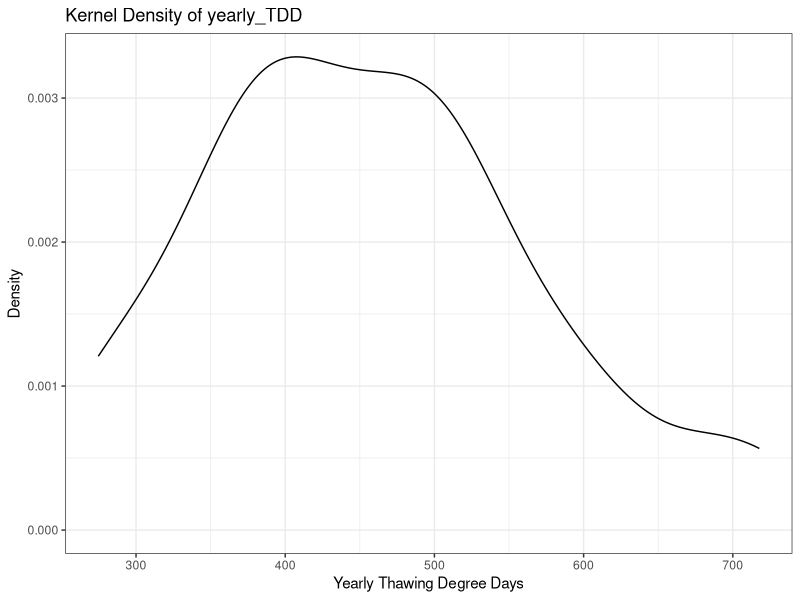
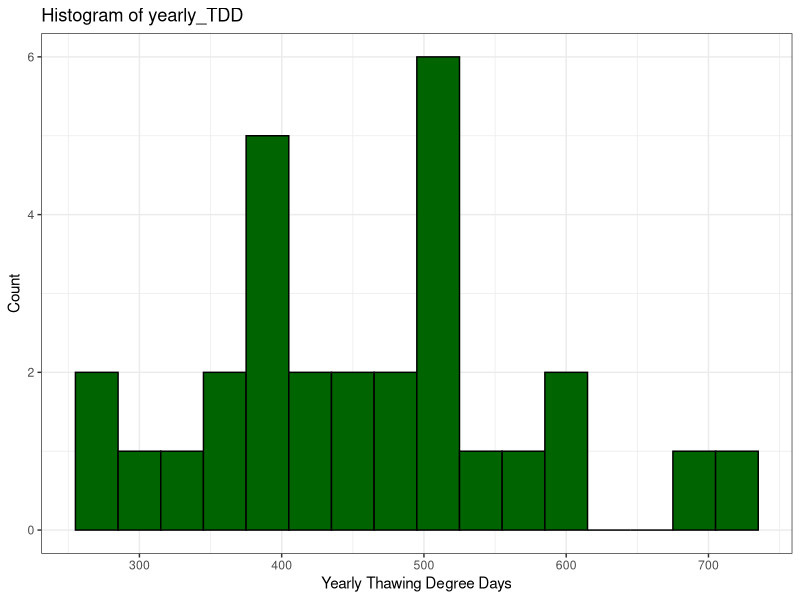
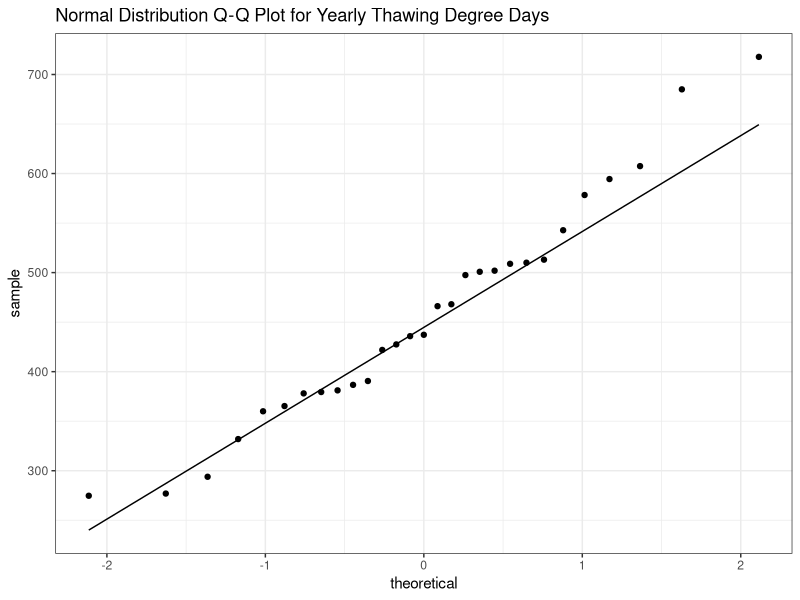
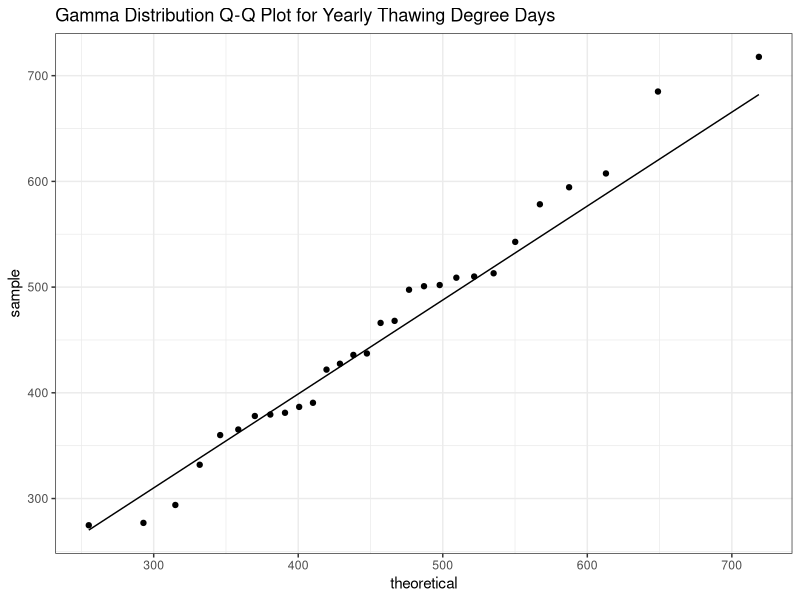
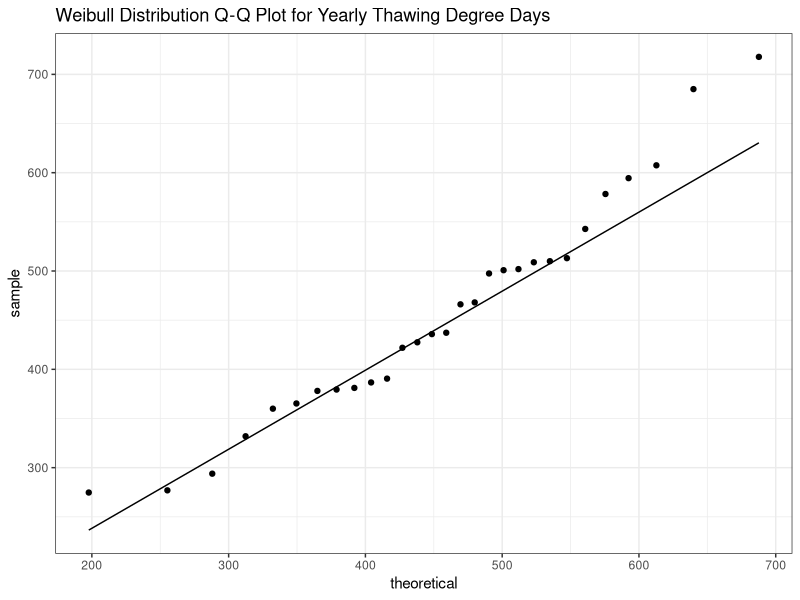
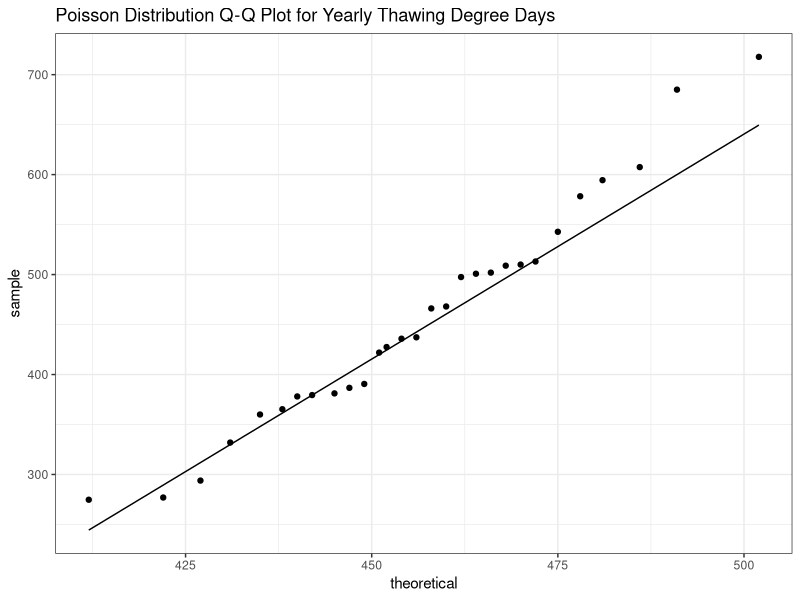
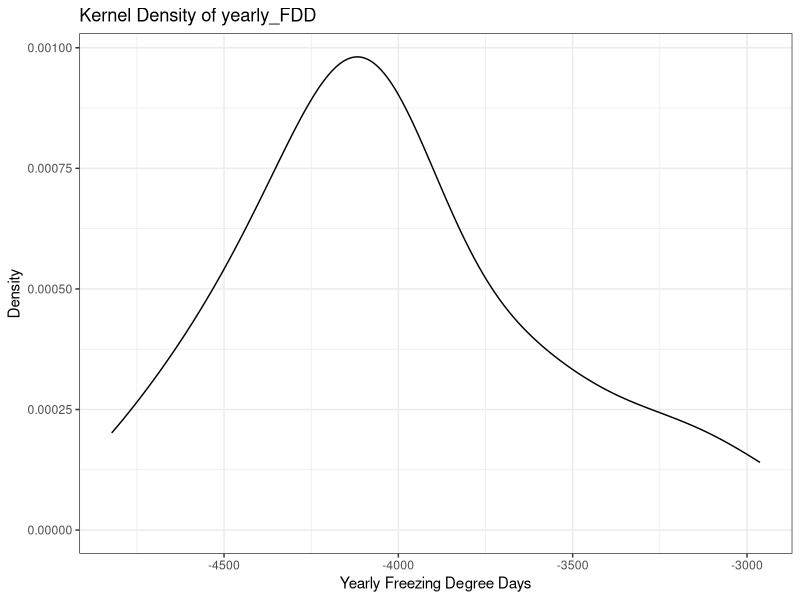
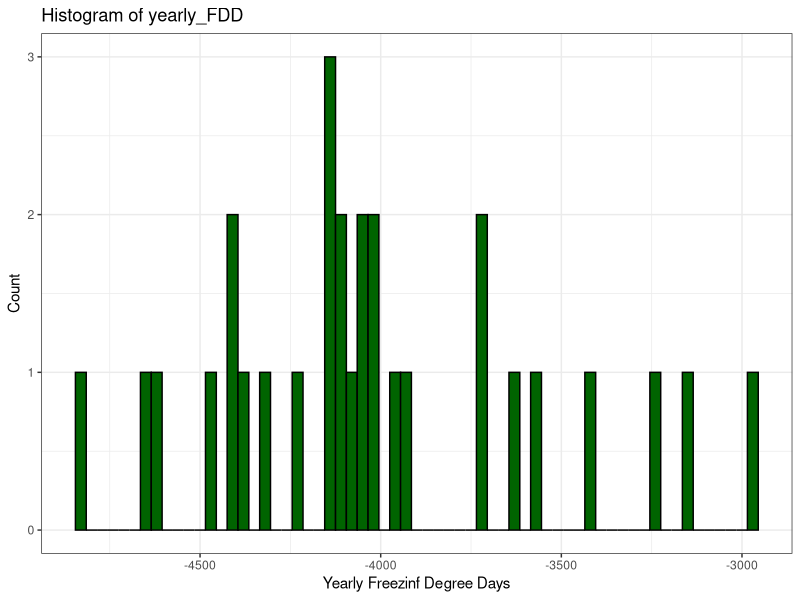

These charts were generated, in order, by the following R code:
## ---- chunk 1
#| message: false
#| warning: false
#| echo: true
#| results: "hide"
library(knitr)
library(scales)
library(tidyverse)
library(ggplot2)
library(MASS, quietly = TRUE)

# maybe include other libraries:
# library(tidymodels)

# set up default plotting format for ggplot2 graphs
theme_set(theme_bw())
## ---- chunk 2
alt_df <- read.csv("Copy of Utqiagvik Summary Dataset.csv")
alt_df <- alt_df %>% dplyr::select(!annual_mean_snow_depth_in)
alt_df <- alt_df %>% dplyr::select(!annual_total_precip_in)
alt_df <- alt_df %>% dplyr::select(!annual_total_snowfall_in)
alt_df <- alt_df %>% dplyr::select(!site_code)
alt_df <- alt_df %>% dplyr::select(!site_name)
## ---- chunk 3
# Yearly thawing degree days:
TDD_summary <- summary(alt_df$yearly_TDD)
TDD_summary["St. Dev"] <- sd(alt_df$yearly_TDD)
TDD_summary

ggplot(data= alt_df, aes(x = yearly_TDD)) +
  geom_density() +
  labs(x = "Yearly Thawing Degree Days", y = "Density", title = "Kernel Density of yearly_TDD")

ggplot(data = alt_df, aes(x = yearly_TDD)) +
  geom_histogram(colour = "black", fill = "darkgreen", bins = 20, binwidth = 30) +
  labs(x = "Yearly Thawing Degree Days", y = "Count", title = "Histogram of yearly_TDD")

ggplot(data = alt_df, aes(sample = yearly_TDD)) +
  geom_qq_line() + geom_qq() +
  labs(title = "Normal Distribution Q-Q Plot for Yearly Thawing Degree Days")

TDD_gamma <- fitdistr(alt_df$yearly_TDD, densfun = "gamma")
ggplot(data = alt_df, aes(sample = yearly_TDD)) +
  geom_qq_line(distribution = qgamma, dparams = TDD_gamma$estimate) + 
  geom_qq(distribution = qgamma, dparams = TDD_gamma$estimate) +
  labs(title = "Gamma Distribution Q-Q Plot for Yearly Thawing Degree Days")

TDD_weibull <- fitdistr(alt_df$yearly_TDD, densfun = "weibull")
ggplot(data = alt_df, aes(sample = yearly_TDD)) +
  geom_qq_line(distribution = qweibull, dparams = TDD_weibull$estimate) + 
  geom_qq(distribution = qweibull, dparams = TDD_weibull$estimate) +
  labs(title = "Weibull Distribution Q-Q Plot for Yearly Thawing Degree Days")

TDD_poisson <- fitdistr(alt_df$yearly_TDD, densfun = "poisson")
ggplot(data = alt_df, aes(sample = yearly_TDD)) +
  geom_qq_line(distribution = qpois, dparams = TDD_poisson$estimate) + 
  geom_qq(distribution = qpois, dparams = TDD_poisson$estimate) +
  labs(title = "Poisson Distribution Q-Q Plot for Yearly Thawing Degree Days")
## ---- chunk 4
# Yearly freezing degree days:
FDD_summary <- summary(alt_df$yearly_FDD)
FDD_summary["St. Dev"] <- sd(alt_df$yearly_FDD)
FDD_summary

ggplot(data= alt_df, aes(x = yearly_FDD)) +
  geom_density() +
  labs(x = "Yearly Freezing Degree Days", y = "Density", title = "Kernel Density of yearly_FDD")

ggplot(data = alt_df, aes(x = yearly_FDD)) +
  geom_histogram(colour = "black", fill = "darkgreen", bins = 20, binwidth = 30) +
  labs(x = "Yearly Freezinf Degree Days", y = "Count", title = "Histogram of yearly_FDD")

ggplot(data = alt_df, aes(sample = yearly_FDD)) +
  geom_qq_line() + geom_qq() +
  labs(title = "Normal Distribution Q-Q Plot for Yearly Freezing Degree Days")
## ---- chunk 5
# Annual mean air temperature:
air_temp_summary <- summary(alt_df$annual_mean_air_temp)
air_temp_summary["St. Dev"] <- sd(alt_df$annual_mean_air_temp)
air_temp_summary

ggplot(data= alt_df, aes(x = annual_mean_air_temp)) +
  geom_density() +
  labs(x = "Annual Mean Air Temperature", y = "Density", title = "Kernel Density of annual_mean_air_temp")

ggplot(data = alt_df, aes(x = annual_mean_air_temp)) +
  geom_histogram(colour = "black", fill = "darkgreen", bins = 30, binwidth = 1) +
  labs(x = "Annual Mean Air Temperature", y = "Count", title = "Histogram of annual_mean_air_temp")

ggplot(data = alt_df, aes(sample = annual_mean_air_temp)) +
  geom_qq_line() + geom_qq() +
  labs(title = "Normal Distribution Q-Q Plot for Annual Mean Air Temperature")
## ---- chunk 6
# Active layer thickness:
ALT_summary <- summary(alt_df$mean_ALT)
ALT_summary["St. Dev"] <- sd(alt_df$mean_ALT)
ALT_summary

ggplot(data= alt_df, aes(x = mean_ALT)) +
  geom_density() +
  labs(x = "Active Layer Thickness", y = "Density", title = "Kernel Density of mean_ALT")

ggplot(data = alt_df, aes(x = mean_ALT)) +
  geom_histogram(colour = "black", fill = "darkgreen", bins = 20, binwidth = 1.75) +
  labs(x = "Active Layer Thickness", y = "Count", title = "Histogram of mean_ALT")

ggplot(data = alt_df, aes(sample = mean_ALT)) +
  geom_qq_line() + geom_qq() +
  labs(title = "Normal Distribution Q-Q Plot for Active Layer Thickness")

ALT_gamma <- fitdistr(alt_df$mean_ALT, densfun = "gamma")
ggplot(data = alt_df, aes(sample = mean_ALT)) +
  geom_qq_line(distribution = qgamma, dparams = ALT_gamma$estimate) + 
  geom_qq(distribution = qgamma, dparams = ALT_gamma$estimate) +
  labs(title = "Gamma Distribution Q-Q Plot for Active Layer Thickness")

ALT_weibull <- fitdistr(alt_df$mean_ALT, densfun = "weibull")
ggplot(data = alt_df, aes(sample = mean_ALT)) +
  geom_qq_line(distribution = qweibull, dparams = ALT_weibull$estimate) + 
  geom_qq(distribution = qweibull, dparams = ALT_weibull$estimate) +
  labs(title = "Weibull Distribution Q-Q Plot for Active Layer Thickness")

ALT_poisson <- fitdistr(alt_df$mean_ALT, densfun = "poisson")
ggplot(data = alt_df, aes(sample = mean_ALT)) +
  geom_qq_line(distribution = qpois, dparams = ALT_poisson$estimate) + 
  geom_qq(distribution = qpois, dparams = ALT_poisson$estimate) +
  labs(title = "Poisson Distribution Q-Q Plot for Active Layer Thickness")
## ---- chunk 7
# Snow depth:
snow_depth_summary <- summary(alt_df$annual_mean_snow_depth_cm)
snow_depth_summary["St. Dev"] <- sd(alt_df$annual_mean_snow_depth_cm)
snow_depth_summary

ggplot(data= alt_df, aes(x = annual_mean_snow_depth_cm)) +
  geom_density() +
  labs(x = "Snow Depth", y = "Density", title = "Kernel Density of annual_mean_snow_depth_cm")

ggplot(data = alt_df, aes(x = yearly_TDD)) +
  geom_histogram(colour = "black", fill = "darkgreen", bins = 20, binwidth = 30) +
  labs(x = "Yearly Thawing Degree Days", y = "Count", title = "Histogram of yearly_TDD")

ggplot(data = alt_df, aes(sample = annual_mean_snow_depth_cm)) +
  geom_qq_line() + geom_qq() +
  labs(title = "Normal Distribution Q-Q Plot for Snow Depth")
## ---- chunk 8
# Precipitation:
precip_summary <- summary(alt_df$annual_total_precip_cm)
precip_summary["St. Dev"] <- sd(alt_df$annual_total_precip_cm)
precip_summary

ggplot(data= alt_df, aes(x = annual_total_precip_cm)) +
  geom_density() +
  labs(x = "Annual Total Precipitation", y = "Density", title = "Kernel Density of annual_total_precip_cm")

ggplot(data = alt_df, aes(x = annual_total_precip_cm)) +
  geom_histogram(colour = "black", fill = "darkgreen", bins = 20, binwidth = 2) +
  labs(x = "Annual Total Precipitation", y = "Count", title = "Histogram of annual_total_precip_cm")

ggplot(data = alt_df, aes(sample = annual_total_precip_cm)) +
  geom_qq_line() + geom_qq() +
  labs(title = "Normal Distribution Q-Q Plot for Annual Total Precipitation")

precip_gamma <- fitdistr(alt_df$annual_total_precip_cm, densfun = "gamma")
ggplot(data = alt_df, aes(sample = annual_total_precip_cm)) +
  geom_qq_line(distribution = qgamma, dparams = precip_gamma$estimate) + 
  geom_qq(distribution = qgamma, dparams = precip_gamma$estimate) +
  labs(title = "Gamma Distribution Q-Q Plot for Annual Total Precipitation")

precip_weibull <- fitdistr(alt_df$annual_total_precip_cm, densfun = "weibull")
ggplot(data = alt_df, aes(sample = annual_total_precip_cm)) +
  geom_qq_line(distribution = qweibull, dparams = precip_weibull$estimate) + 
  geom_qq(distribution = qweibull, dparams = precip_weibull$estimate) +
  labs(title = "Weibull Distribution Q-Q Plot for Annual Total Precipitation")

precip_poisson <- fitdistr(alt_df$annual_total_precip_cm, densfun = "poisson")
ggplot(data = alt_df, aes(sample = annual_total_precip_cm)) +
  geom_qq_line(distribution = qpois, dparams = precip_poisson$estimate) + 
  geom_qq(distribution = qpois, dparams = precip_poisson$estimate) +
  labs(title = "Poisson Distribution Q-Q Plot for Annual Total Precipitation")
## ---- chunk 9
# Snowfall:
snowfall_summary <- summary(alt_df$annual_total_snowfall_cm)
snowfall_summary["St. Dev"] <- sd(alt_df$annual_total_snowfall_cm)
snowfall_summary

ggplot(data= alt_df, aes(x = annual_total_snowfall_cm)) +
  geom_density() +
  labs(x = "Annual Total Snowfall", y = "Density", title = "Kernel Density of annual_total_snowfall_cm")

ggplot(data = alt_df, aes(x = annual_total_snowfall_cm)) +
  geom_histogram(colour = "black", fill = "darkgreen", bins = 20, binwidth = 20) +
  labs(x = "Annual Total Snowfall", y = "Count", title = "Histogram of annual_total_snowfall_cm")

ggplot(data = alt_df, aes(sample = annual_total_snowfall_cm)) +
  geom_qq_line() + geom_qq() +
  labs(title = "Normal Distribution Q-Q Plot for Annual Total Snowfall")
